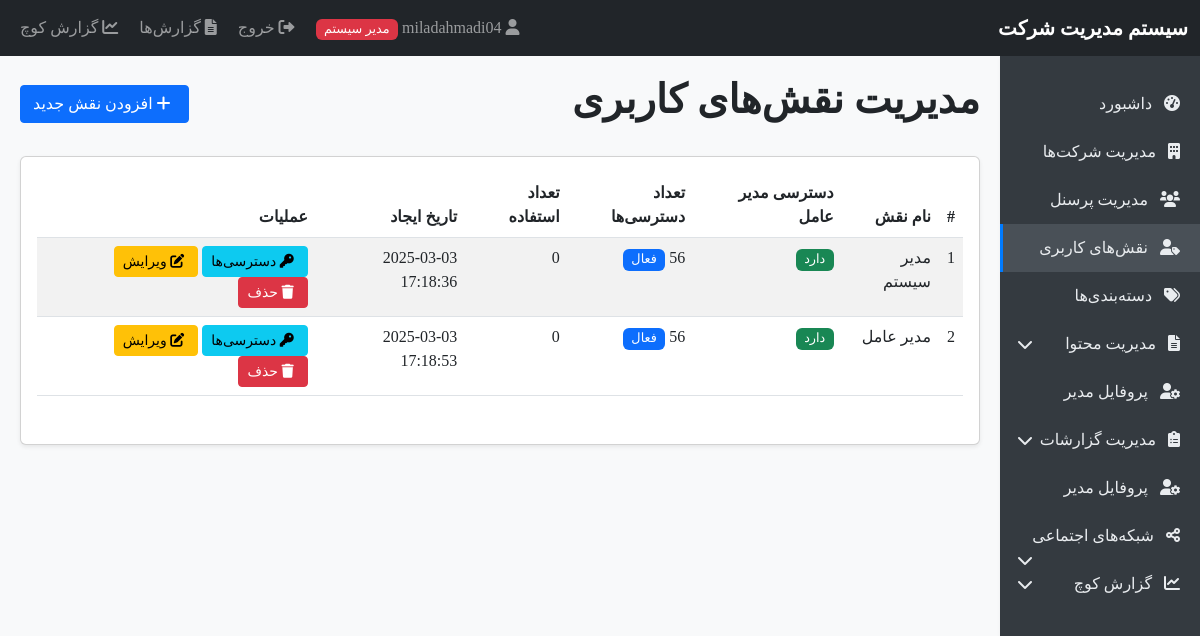
/roles.php (signed in), run on the app's committed database.
### tables this page shows
CREATE TABLE `roles` (
  `id` int(11) NOT NULL,
  `name` varchar(100) NOT NULL,
  `description` text DEFAULT NULL,
  `is_ceo` tinyint(1) DEFAULT 0,
  `created_at` timestamp NOT NULL DEFAULT current_timestamp()
);

### roles.php (the view, shortened to what this page needs)
<?php
require_once 'database.php';
$stmt = $pdo->query("SELECT r.*,
                     0 as usage_count,
                     (SELECT COUNT(*) FROM role_permissions WHERE role_id = r.id) as permission_count
                     FROM roles r ORDER BY name");
$roles = $stmt->fetchAll();
include 'header.php';
?>
<div class="d-flex justify-content-between align-items-center mb-4">
    <h1>مدیریت نقش‌های کاربری</h1>
    <button type="button" class="btn btn-primary" data-bs-toggle="modal" data-bs-target="#addRoleModal">
        <i class="fas fa-plus"></i> افزودن نقش جدید
    </button>
</div>
<div class="card">
    <div class="card-body">
        <?php if (count($roles) > 0): ?>
            <div class="table-responsive">
                <table class="table table-striped">
                    <thead>
                        <tr>
                            <th>#</th>
                            <th>نام نقش</th>
                            <th>دسترسی مدیر عامل</th>
                            <th>تعداد دسترسی‌ها</th>
                            <th>تعداد استفاده</th>
                            <th>تاریخ ایجاد</th>
                            <th>عملیات</th>
                        </tr>
                    </thead>
                    <tbody>
                        <?php foreach ($roles as $index => $role): ?>
                            <tr>
                                <td><?php echo $index + 1; ?></td>
                                <td><?php echo $role['name']; ?></td>
                                <td>
                                    <?php if ($role['is_ceo']): ?>
                                        <span class="badge bg-success">دارد</span>
                                    <?php else: ?>
                                        <span class="badge bg-secondary">ندارد</span>
                                    <?php endif; ?>
                                </td>
                                <td>
                                    <?php if ($role['permission_count'] > 0): ?>
                                        <span class="badge bg-primary">فعال</span>
                                    <?php else: ?>
                                        <span class="badge bg-warning">بدون دسترسی</span>
                                    <?php endif; ?>
                                </td>
                                <td><?php echo $role['usage_count']; ?></td>
                                <td><?php echo $role['created_at']; ?></td>
                                <td>
                                    <a href="role_permissions.php?role=<?php echo $role['id']; ?>" class="btn btn-sm btn-info">
                                        <i class="fas fa-key"></i> دسترسی‌ها
                                    </a>
                                    <button type="button" class="btn btn-sm btn-warning"
                                            data-bs-toggle="modal"
                                            data-bs-target="#editRoleModal"
                                            data-id="<?php echo $role['id']; ?>"
                                            data-name="<?php echo $role['name']; ?>"
                                            data-ceo="<?php echo $role['is_ceo']; ?>">
                                        <i class="fas fa-edit"></i> ویرایش
                                    </button>
                                    <?php if ($role['usage_count'] == 0): ?>
                                        <a href="?delete=<?php echo $role['id']; ?>"
                                           class="btn btn-sm btn-danger"
                                           onclick="return confirm('آیا از حذف این نقش اطمینان دارید؟ دسترسی‌های مربوط به این نقش نیز حذف خواهند شد.')">
                                            <i class="fas fa-trash"></i> حذف
                                        </a>
                                    <?php else: ?>
                                        <button class="btn btn-sm btn-secondary" disabled>
                                            <i class="fas fa-trash"></i> حذف
                                        </button>
                                    <?php endif; ?>
                                </td>
                            </tr>
                        <?php endforeach; ?>
                    </tbody>
                </table>
            </div>
        <?php else: ?>
            <p class="text-center">هیچ نقشی یافت نشد.</p>
        <?php endif; ?>
    </div>
</div>
<?php include 'footer.php'; ?>

### header.php (style rules this page uses)
body { font-family: Tahoma, Arial, sans-serif; background-color: #f8f9fa; }
.badge { font-size: 80%; font-weight: normal; }
.card { box-shadow: 0 0.125rem 0.25rem rgba(0, 0, 0, 0.075); margin-bottom: 1.5rem; }
.btn { border-radius: 0.25rem; }
.btn-sm { padding: 0.25rem 0.5rem; font-size: 0.875rem; }
.fas, .fab { margin-right: 5px; }
.table-responsive { margin-bottom: 1rem; }

### data on the page
roles: name "مدیر سیستم", is_ceo "دارد", usage_count "0", created_at "2025-03-03 17:18:36"
roles: name "مدیر عامل", is_ceo "دارد", usage_count "0", created_at "2025-03-03 17:18:53"

### other printed values
$_SESSION['username'] "miladahmadi04"
